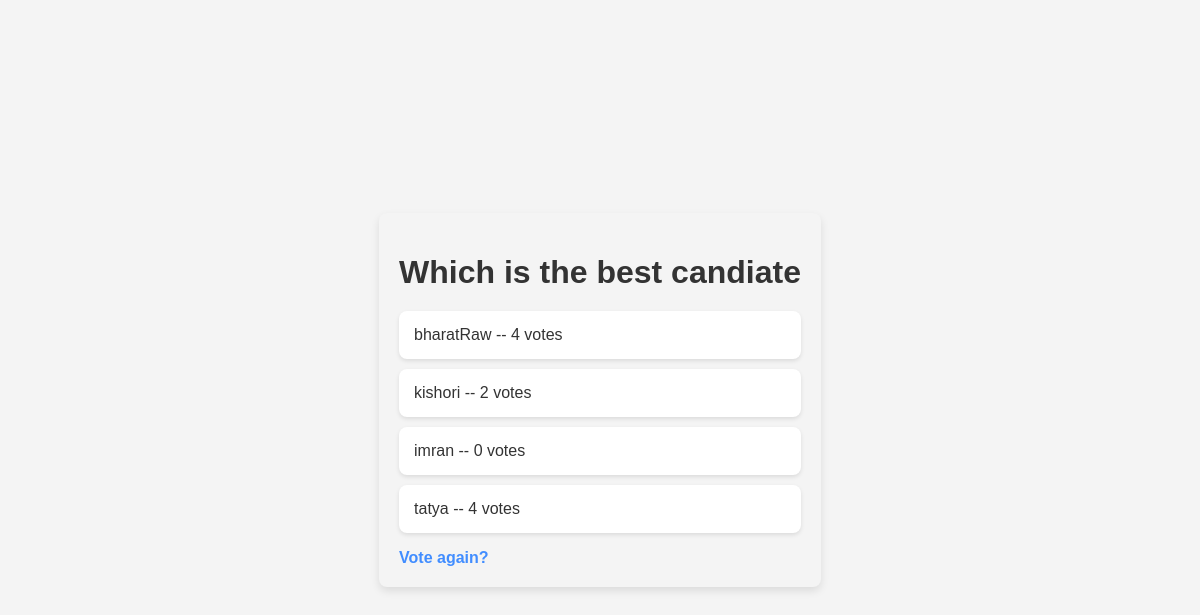
The app's page /3/results/ with its own data.
### polls/models.py (models this page shows, shortened)
class Question(models.Model):
    question_text = models.CharField(max_length=200)
    pub_date = models.DateTimeField("date published")

class Choice(models.Model):
    question = models.ForeignKey(Question, on_delete = models.CASCADE)
    choice_text = models.CharField(max_length=200)
    votes = models.IntegerField(default=0)

### polls/views.py (the view)
# urls.py: path("<int:question_id>/results/", views.results, name="results"),
def results(request, question_id):
    question = get_object_or_404(Question, pk=question_id)
    return render(request, "polls/results.html", {"question": question})

### polls/templates/polls/results.html (shortened to what this page needs)
<!DOCTYPE html>
<html lang="en">
<head>
</head>
<body>
    <div class="container">
        <h1>{{ question.question_text }}</h1>
        <ul>
            {% for choice in question.choice_set.all %}
                <li>{{ choice.choice_text }} -- {{ choice.votes }} vote{{ choice.votes|pluralize }}</li>
            {% endfor %}
        </ul>
        <a href="{% url 'polls:detail' question.id %}">Vote again?</a>
    </div>
</body>
</html>

### polls/templates/polls/results.html (style rules this page uses)
body { font-family: 'Arial', sans-serif; margin: 0; padding: 0; display: flex; align-items: center; justify-content: center; height: 100vh; overflow: hidden; background-color: #f4f4f4; color: #333; }
.container { max-width: 600px; background-color: #f4f4f4; padding: 20px; border-radius: 8px; box-shadow: 0 4px 8px rgba(0, 0, 0, 0.1); }
h1 { color: #333; margin-bottom: 20px; }
ul { list-style-type: none; padding: 0; }
li { background-color: #fff; margin: 10px 0; padding: 15px; border-radius: 8px; box-shadow: 0 2px 4px rgba(0, 0, 0, 0.1); transition: background-color 0.3s ease; }
a { color: #418dff; text-decoration: none; font-weight: bold; font-size: 16px; }

### records on screen
Question: question_text "Which is the best candiate"
Choice: choice_text "bharatRaw", votes "4"
Choice: choice_text "kishori", votes "2"
Choice: choice_text "imran", votes "0"
Choice: choice_text "tatya", votes "4"
